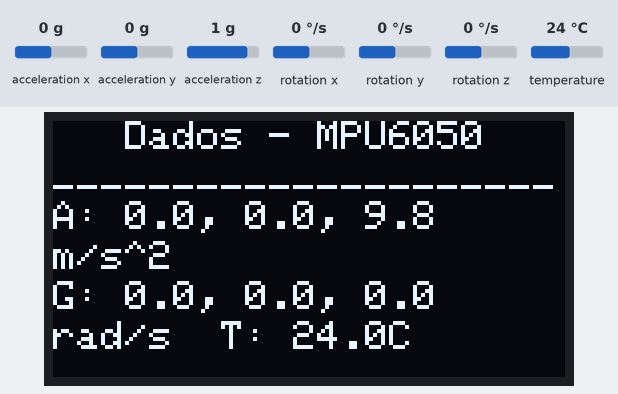
Bench run of a sketch on a simulated ESP32. On the bench: 128×64 one-colour display. Inputs (shaded band) come from the test bench; at power-on: acceleration x 0 g, acceleration y 0 g, acceleration z 1 g, rotation x 0 °/s, rotation y 0 °/s, rotation z 0 °/s, temperature 24 °C. What the sketch prints to the serial monitor is not drawn.

Above: at 1.9 s.
2.0 s: acceleration x set to -1.4 g
At 3.2 s:
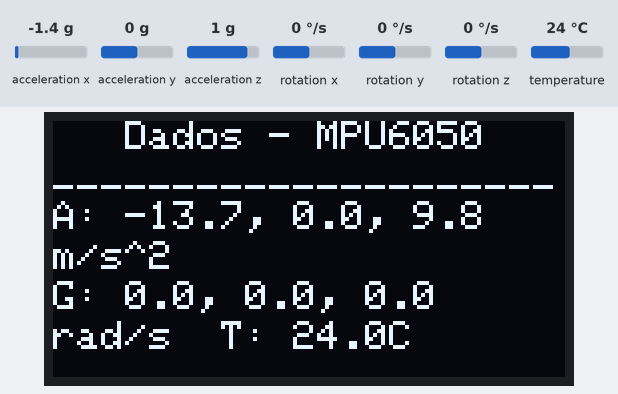
4.3 s: acceleration y set to -1.4 g
At 5.6 s:
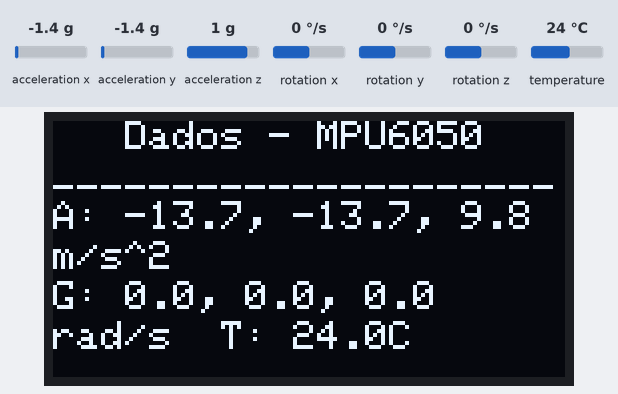
6.4 s: acceleration z set to -1.4 g
At 7.9 s:
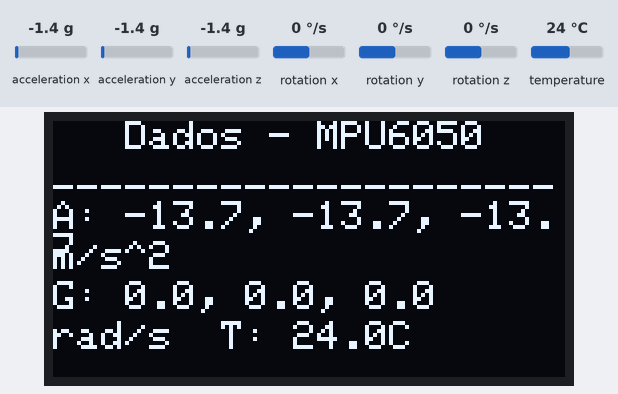
8.4 s: rotation x set to -192 °/s
At 10.2 s:
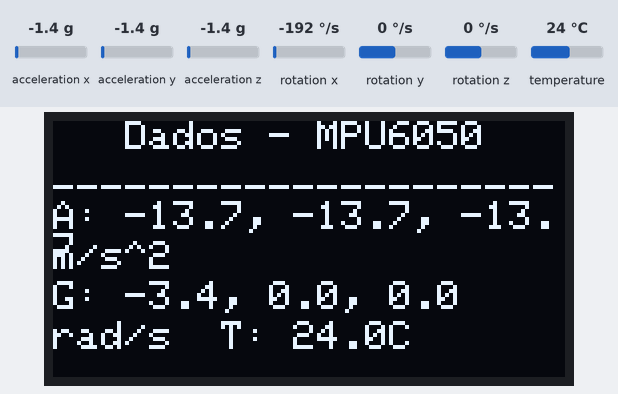
10.5 s: rotation y set to -192 °/s
At 11.5 s:
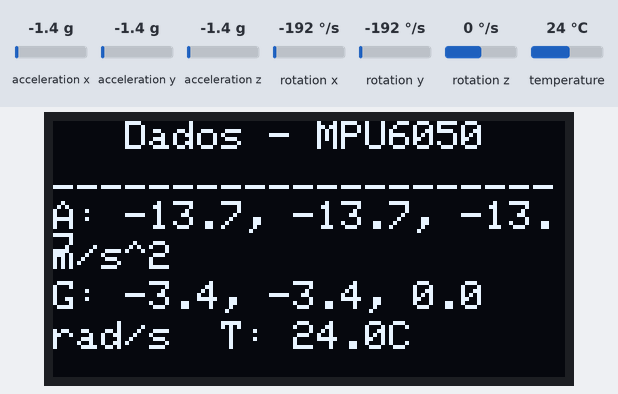
12.5 s: rotation z set to -192 °/s
At 13.8 s:
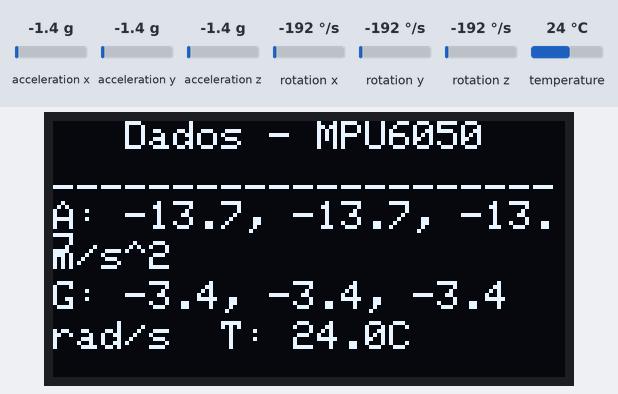
Timing chart, 0 to 15.5 s (numbered marks = the images above; inputs shaded):
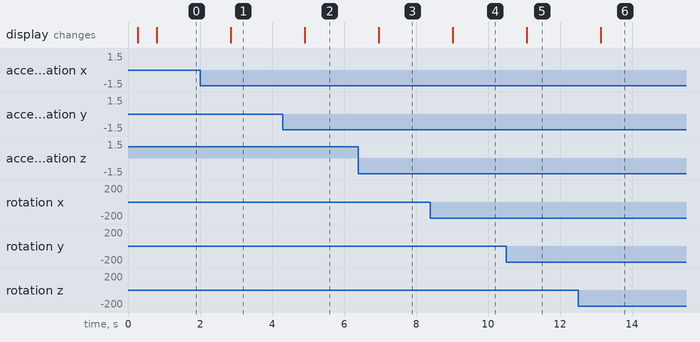

The sketch:

leitura_mpu6050.ino
```cpp
#include <Adafruit_GFX.h>
#include <Adafruit_SSD1306.h>
#include <Adafruit_MPU6050.h>
#include <Adafruit_Sensor.h>

/* Definições - OLED */
#define OLED_CLEAR_LINE      "                     "
#define OLED_LINE_MAX_SIZE   21
#define OLED_SDA_PIN         4
#define OLED_SCL_PIN         15
#define OLED_ADDRESS         0x3C
#define OLED_RESET           16
#define OLED_SCREEN_HEIGHT   64
#define OLED_SCREEN_WIDTH    128
#define OLED_LINHA_1         0
#define OLED_LINHA_2         10
#define OLED_LINHA_3         20
#define OLED_LINHA_4         30
#define OLED_LINHA_5         40
#define OLED_LINHA_6         50

/* Definição - aceleração da gravidade */
#define VALOR_GRAVIDADE    9.80665  // m/s²

/* Definição - número de leituras para calibração da IMU */
#define NUM_LEITURAS_CALIBRACAO    100

/* Variaveis globais */
char linha_str[OLED_LINE_MAX_SIZE];
int estado_led;
float offset_ax = 0.0;
float offset_ay = 0.0;
float offset_az = 0.0;
float offset_gx = 0.0;
float offset_gy = 0.0;
float offset_gz = 0.0;
float ax, ay, az, gx, gy, gz;
Adafruit_MPU6050 mpu;
Adafruit_SSD1306 display(OLED_SCREEN_WIDTH,
                         OLED_SCREEN_HEIGHT,
                         &Wire,
                         OLED_RESET,
                         100000UL,
                         100000UL);

/* Protótipos */
void calibra_acc_giroscopio(void);

/*
 * Implementações
 */
/* Função: faz calibração do acelerometro e giroscopio
 * Parametros: nenhum
 * Retorno: nenhum
 */
void calibra_acc_giroscopio(void)
{
    int i;
    sensors_event_t a, g, temp;
    float soma_ax = 0;
    float soma_ay = 0;
    float soma_az = 0;
    float soma_gx = 0;
    float soma_gy = 0;
    float soma_gz = 0;

    for (i=0; i<NUM_LEITURAS_CALIBRACAO; i++)
    {
        mpu.getEvent(&a, &g, &temp);

        soma_ax = soma_ax + a.acceleration.x;
        soma_ay = soma_ay + a.acceleration.y;
        soma_az = soma_az + a.acceleration.z;

        soma_gx = soma_gx + g.gyro.x;
        soma_gy = soma_gy + g.gyro.y;
        soma_gz = soma_gz + g.gyro.z;
    }

    offset_ax = (float)soma_ax/NUM_LEITURAS_CALIBRACAO;
    offset_ay = (float)soma_ay/NUM_LEITURAS_CALIBRACAO;
    offset_az = (float)(soma_az / NUM_LEITURAS_CALIBRACAO) - VALOR_GRAVIDADE;

    offset_gx = soma_gx/NUM_LEITURAS_CALIBRACAO;
    offset_gy = soma_gy/NUM_LEITURAS_CALIBRACAO;
    offset_gz = soma_gz/NUM_LEITURAS_CALIBRACAO;
}

void setup()
{
    Serial.begin(115200);

    /* Inicializa I²C (para comunicação com OLED e MPU6050)*/
    Wire.begin(OLED_SDA_PIN, OLED_SCL_PIN);

    /* Inicializa MPU6050 */
    if (!mpu.begin())
    {
        Serial.println("ERRO: falha ao inicializar MPU6050. O ESP32 reiniciará em 1s...");
        delay(1000);
        ESP.restart();
    }
    else
    {
        /* Configura MPU6050 */
        mpu.setAccelerometerRange(MPU6050_RANGE_8_G);
        mpu.setGyroRange(MPU6050_RANGE_500_DEG);
        mpu.setFilterBandwidth(MPU6050_BAND_5_HZ);
        calibra_acc_giroscopio();
    }

    /* Inicializa display */
    if(!display.begin(SSD1306_SWITCHCAPVCC, OLED_ADDRESS))
    {
        Serial.println("[ERRO] não foi possivel inicializar display. O NodeMCU será reiniciado em 1s...");
        delay(1000);
        ESP.restart();
    }
    else
    {
        Serial.println("Display inicializado.");
        display.clearDisplay();
        display.setTextColor(WHITE);
        display.setTextSize(1);
        display.setCursor(0,OLED_LINHA_1);
        display.println(" Monitoramento");
        display.setCursor(0,OLED_LINHA_2);
        display.println(" LoRaWAN");
        display.setCursor(0,OLED_LINHA_3);
        display.println("_____________________");
        display.setCursor(0,OLED_LINHA_5);
        display.println("Pedro Bertoleti");
        display.setCursor(0,OLED_LINHA_6);
        display.println("pedrobertoleti.com.br");
        display.display();
        delay(500);
    }
}

void loop()
{
    sensors_event_t a, g, temp;
    mpu.getEvent(&a, &g, &temp);


    /* Aplica offset às acelerações e componentes do giroscópios */
    ax = a.acceleration.x - offset_ax;
    ay = a.acceleration.y - offset_ay;
    az = a.acceleration.z - offset_az;
    gx = g.gyro.x - offset_gx;
    gy = g.gyro.y - offset_gy;
    gz = g.gyro.z - offset_gz;

    Serial.println(offset_az);

    display.clearDisplay();
    display.setTextColor(WHITE);
    display.setTextSize(1);
    display.setCursor(0,OLED_LINHA_1);
    display.println("   Dados - MPU6050");
    display.setCursor(0,OLED_LINHA_2);
    display.println("_____________________");
    display.setTextSize(1);
    display.setCursor(0,OLED_LINHA_3);

    sprintf(linha_str,"A: %.1f, %.1f, %.1f", ax, ay, az);
    display.println(linha_str);

    display.setCursor(0,OLED_LINHA_4);
    display.println("m/s^2");

    display.setCursor(0,OLED_LINHA_5);
    sprintf(linha_str,"G: %.1f, %.1f, %.1f", gx, gy, gz);
    display.println(linha_str);

    display.setCursor(0,OLED_LINHA_6);
    sprintf(linha_str,"rad/s  T: %.1fC", temp.temperature);
    display.println(linha_str);
    display.display();

    /* Aguarda 1 segundo para próxima leitura */
    delay(1000);
}
```

Measured:
- after the input at 2.0 s, the display: changes after 0.86 s (image 1)
- after the input at 4.3 s, the display: changes after 0.62 s (image 2)
- after the input at 6.4 s, the display: changes after 0.57 s (image 3)
- after the input at 8.4 s, the display: changes after 0.63 s (image 4)
- after the input at 10.5 s, the display: changes after 0.58 s (image 5)
- after the input at 12.5 s, the display: changes after 0.64 s (image 6)
